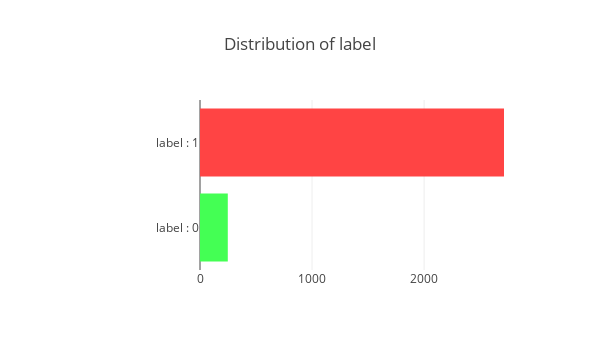

Source (notebook cell):
### Code cell
bar_hor(merge_df, "label", "Distribution of label", color=['#44ff54','#ff4444'], h=350, w=600,
       lm=200, xlb=['label : 0', "label : 1"])

### Figure 1 — Plotly figure (JSON) as saved in the notebook; plotly's stock layout.template omitted (floating-point values rounded to 4 significant figures)
{"data": [{"marker": {"color": ["#44ff54", "#ff4444"]}, "orientation": "h", "type": "bar", "uid": "0ae0a1c0-9a92-11e8-ae2f-720006309be0", "x": [248, 2713], "y": ["label : 0", "label : 1"]}], "layout": {"height": 350, "margin": {"l": 200}, "title": "Distribution of label", "width": 600}}
